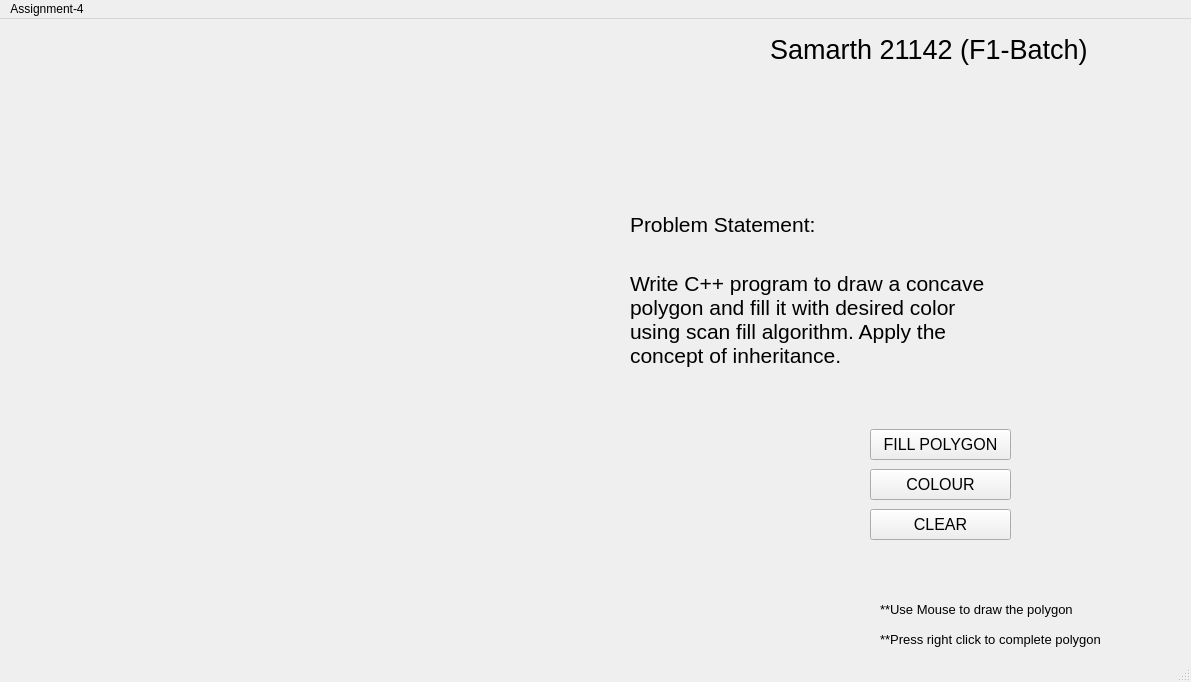
<?xml version="1.0" encoding="UTF-8"?>
<ui version="4.0">
 <class>MainWindow</class>
 <widget class="QMainWindow" name="MainWindow">
  <property name="geometry">
   <rect>
    <x>0</x>
    <y>0</y>
    <width>1191</width>
    <height>682</height>
   </rect>
  </property>
  <property name="windowTitle">
   <string>MainWindow</string>
  </property>
  <widget class="QWidget" name="centralwidget">
   <widget class="QLabel" name="label">
    <property name="geometry">
     <rect>
      <x>0</x>
      <y>0</y>
      <width>600</width>
      <height>600</height>
     </rect>
    </property>
    <property name="text">
     <string/>
    </property>
   </widget>
   <widget class="QPushButton" name="pushButton">
    <property name="geometry">
     <rect>
      <x>870</x>
      <y>450</y>
      <width>141</width>
      <height>31</height>
     </rect>
    </property>
    <property name="font">
     <font>
      <pointsize>12</pointsize>
     </font>
    </property>
    <property name="text">
     <string>COLOUR</string>
    </property>
   </widget>
   <widget class="QPushButton" name="pushButton_2">
    <property name="geometry">
     <rect>
      <x>870</x>
      <y>410</y>
      <width>141</width>
      <height>31</height>
     </rect>
    </property>
    <property name="font">
     <font>
      <pointsize>12</pointsize>
     </font>
    </property>
    <property name="text">
     <string>FILL POLYGON</string>
    </property>
   </widget>
   <widget class="QPushButton" name="pushButton_3">
    <property name="geometry">
     <rect>
      <x>870</x>
      <y>490</y>
      <width>141</width>
      <height>31</height>
     </rect>
    </property>
    <property name="font">
     <font>
      <pointsize>12</pointsize>
     </font>
    </property>
    <property name="text">
     <string>CLEAR</string>
    </property>
   </widget>
   <widget class="QLabel" name="label_2">
    <property name="geometry">
     <rect>
      <x>880</x>
      <y>610</y>
      <width>291</width>
      <height>20</height>
     </rect>
    </property>
    <property name="font">
     <font>
      <pointsize>10</pointsize>
     </font>
    </property>
    <property name="text">
     <string>**Press right click to complete polygon</string>
    </property>
   </widget>
   <widget class="QLabel" name="label_3">
    <property name="geometry">
     <rect>
      <x>770</x>
      <y>10</y>
      <width>391</width>
      <height>41</height>
     </rect>
    </property>
    <property name="font">
     <font>
      <pointsize>20</pointsize>
     </font>
    </property>
    <property name="text">
     <string>Samarth 21142 (F1-Batch)</string>
    </property>
   </widget>
   <widget class="QLabel" name="label_4">
    <property name="geometry">
     <rect>
      <x>630</x>
      <y>190</y>
      <width>241</width>
      <height>31</height>
     </rect>
    </property>
    <property name="font">
     <font>
      <pointsize>16</pointsize>
     </font>
    </property>
    <property name="text">
     <string>Problem Statement:</string>
    </property>
   </widget>
   <widget class="QLabel" name="label_5">
    <property name="geometry">
     <rect>
      <x>630</x>
      <y>230</y>
      <width>511</width>
      <height>141</height>
     </rect>
    </property>
    <property name="font">
     <font>
      <pointsize>16</pointsize>
     </font>
    </property>
    <property name="text">
     <string>Write C++ program to draw a concave 
polygon and fill it with desired color 
using scan fill algorithm. Apply the
concept of inheritance.</string>
    </property>
   </widget>
   <widget class="QLabel" name="label_6">
    <property name="geometry">
     <rect>
      <x>880</x>
      <y>580</y>
      <width>291</width>
      <height>20</height>
     </rect>
    </property>
    <property name="font">
     <font>
      <pointsize>10</pointsize>
     </font>
    </property>
    <property name="text">
     <string>**Use Mouse to draw the polygon</string>
    </property>
   </widget>
  </widget>
  <widget class="QMenuBar" name="menubar">
   <property name="geometry">
    <rect>
     <x>0</x>
     <y>0</y>
     <width>1191</width>
     <height>25</height>
    </rect>
   </property>
   <widget class="QMenu" name="menuAssignment_4">
    <property name="title">
     <string>Assignment-4</string>
    </property>
   </widget>
   <addaction name="menuAssignment_4"/>
  </widget>
  <widget class="QStatusBar" name="statusbar"/>
 </widget>
 <resources/>
 <connections/>
</ui>
